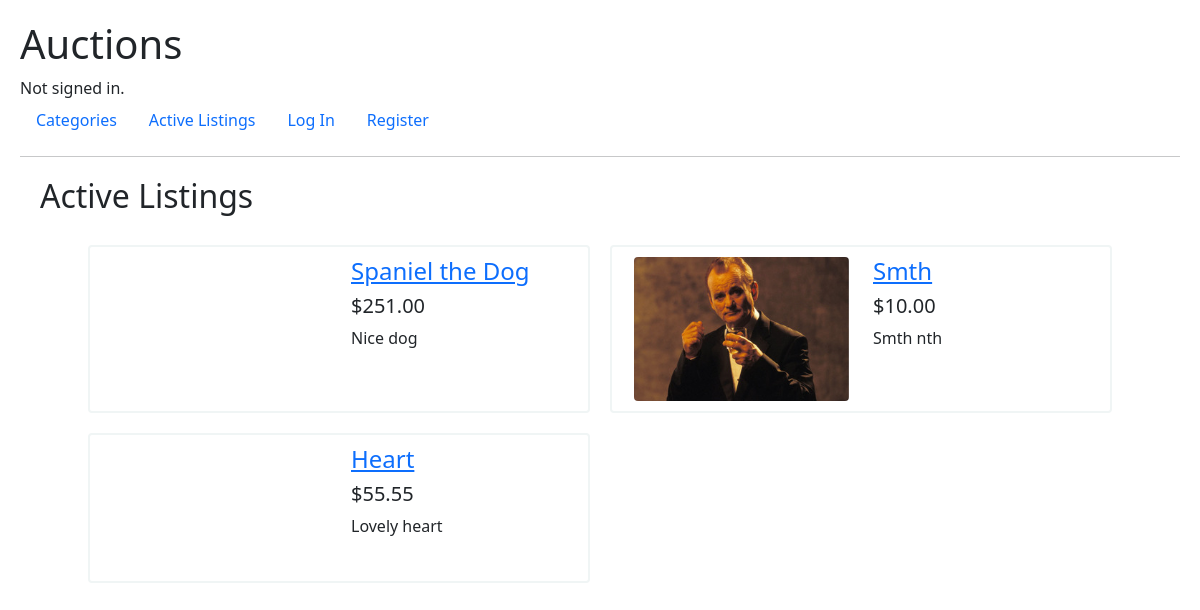
The page / on the database its author committed.
### auctions/models.py (models this page shows, shortened)
class Auction(models.Model):
    AUCTION_CATEGORY_CHOICES = [
    ('1', 'Furniture'),
    ('2', 'Books'),
    ('3', 'Gadgets'),
    ('4', 'Household appliances'),
    ('5', 'Accessories'),
    ('6', 'Clothing'),
    ('7', 'Makeup'),
    ('8', 'For children'),
    ('9', 'For animals'),
    ('10', 'Car accessories'),
    ]
    user = models.ForeignKey(User, on_delete=models.CASCADE, related_name="creator")
    name = models.CharField("lot name", max_length=255)
    minimum_bid = models.DecimalField("lot minimum bid", max_digits=7, decimal_places=2, validators=[MinValueValidator(0.01)])
    description = models.CharField("lot description", max_length=3000)
    image = models.ImageField("lot image", upload_to='images', default='images/placeholder.jpg', blank=True)
    category = models.CharField("lot category", choices=AUCTION_CATEGORY_CHOICES, max_length=30, blank=True)
    current_bid = models.DecimalField("current lot bid", max_digits=7, decimal_places=2, default=0.00)
    active = models.BooleanField("is active", default=True)
    winner = models.ForeignKey(User, on_delete=models.SET_NULL, null=True, blank=True, related_name="winner")

### auctions/views.py (the view)
# urls.py: path("", views.index, name="index"),
def index(request):
    return render(request, "auctions/index.html", {
        "active_listings": Auction.objects.filter(active=True).only("name", "description", "current_bid", "image")
    })

### auctions/templates/auctions/index.html (shortened to what this page needs)
{% extends "auctions/layout.html" %}
{% block body %}
    <h2 class="page-title">Active Listings</h2>
    <div class="listing-block">
        {% for lot in active_listings %}
            <div class="in-listing-block">
                <div class="lot-block">
                    <div class="container container-md-12">
                        <div class="row">
                            <div class="col-md-6 lot-image-block">
                                <img src="{{ lot.image.url }}" alt="{{ lot.image.title }}" class="rounded img-fluid">
                            </div>
                            <div class="col-md-6">
                                <a href="/auctions/id={{ lot.id }}"><h4>{{ lot.name }}</h4></a>
                                <h5>${{ lot.current_bid }}</h5>
                                <div>{{ lot.description }}</div>
                            </div>
                        </div>
                    </div>
                </div>
            </div>
        {% endfor %}
    </div>
{% endblock %}

### auctions/static/auctions/styles.css (style rules this page uses)
body { padding: 20px; }
.page-title { margin: 20px; }
.listing-block { display:flex; flex-wrap: wrap; width:90%; margin:auto; }
.in-listing-block { width: 50%; padding: 10px; }
.lot-block { height: 100%; min-height: 150px; padding: 10px; border: 2px solid rgb(240, 245, 245); border-radius: 4px; }
.lot-image-block { text-align: center; }

### rows shown on the page
Auction: name "Spaniel the Dog", current_bid "251.00", description "Nice dog"
Auction: image (placeholder picture), name "Smth", current_bid "10.00", description "Smth nth"
Auction: name "Heart", current_bid "55.55", description "Lovely heart"
